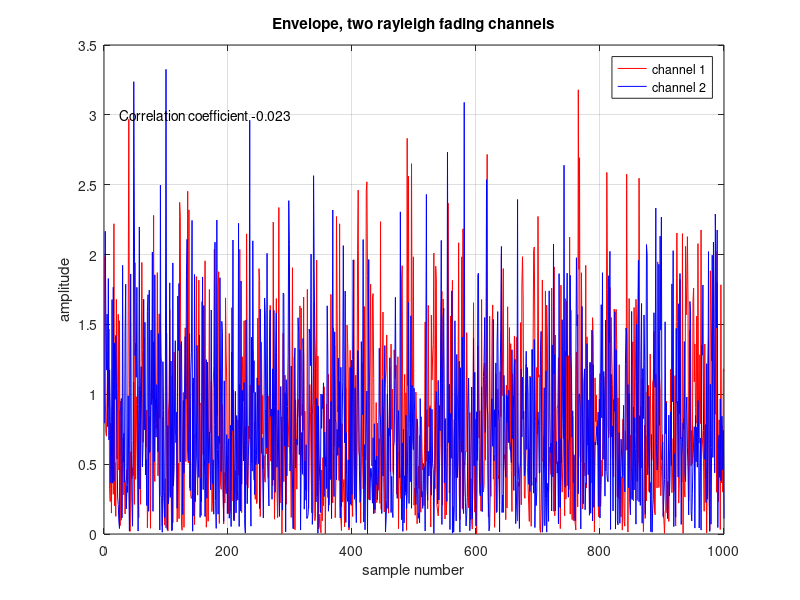
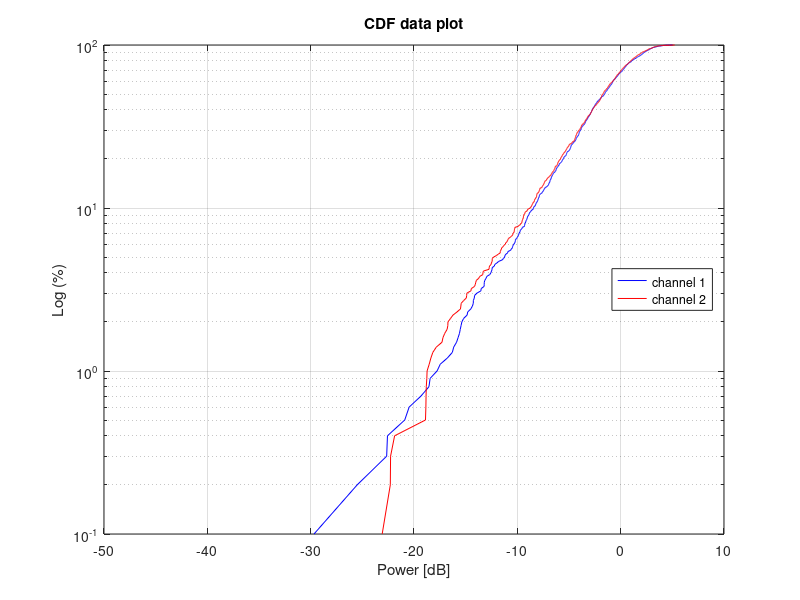
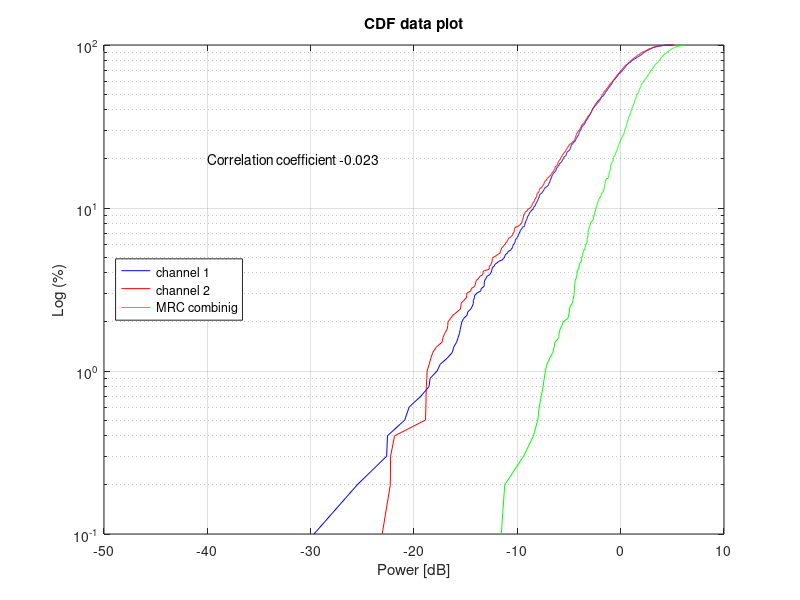

The MATLAB source for these figures, in order:
% MM2 excercise 2 a,b
clear all
close all

% excercise 1.2 a
N = 1000;
% correlated channels             
p = 0               % correlation coeffiecient

x = randn(1,N);     % random channel 1 (in-phase part)
y = randn(1,N);     % random channel 2 (in-phase part)
x1 = rand(1,N);     % random channel 1 (quadrature)
y1 = rand(1,N);     % random channel 2 (quadrature)

a = x;      
a1 = x1;
for i = 1:N
    b(i) = (sqrt(1-p^2))*y(i)+p*x(i);   % channel 2, with correlation p to channel 1
    b1(i) = (sqrt(1-p^2))*y1(i)+p*x1(i);
end
u = a .* exp(-j*a1);
v = b .* exp(-j*b1);

% check correlation coefficient, can use both functions for same result,
% corrcoeff best for matrix coefficient
check_correlation = (corr((u'),(v')))          
abs(corrcoef(u,v))

corr_value = char(sprintf('Correlation coefficient %.3f',check_correlation));

figure()  % envelope of channels
plot(abs(u),'color','r'); hold on; grid on;
plot(abs(v),'color','b');
text(25,3,corr_value);
title('Envelope, two rayleigh fading channels');
xlabel('sample number');
ylabel('amplitude');
legend('channel 1','channel 2')


% Make the CDF plot of the two channels
u_db = 10*log10(abs(u));    % convert to dB
v_db = 10*log10(abs(v));
H1 = sort(u_db);            % sort for CDF
H2 = sort(v_db);

figure()
Percent_Axis = linspace (0 ,100 , N);
semilogy(H1,Percent_Axis,'b'); hold on; grid on;
semilogy(H2,Percent_Axis,'r');
xlabel('Power [dB]')
ylabel('Log (%)')
title('CDF data plot')
legend('channel 1','channel 2','Location','East')


% excercise 1.2 b

%H = [u(1,1), v(1,1)];

% Maximum Ratio Combining
% Summing the power of the two signals, we assume a constant noise floor,
% so the noise can and is placed outside the sum.
% we are summing powers because the weights are  r*/N , and since N are the
% same for both signals, we end up summing the power of H1 and H2.
Max_ratio = (abs(u))+(abs(v));
Max_ratio_dB = 10*log10(Max_ratio);
Max_ratio_sort = sort(Max_ratio_dB);


figure()
Percent_Axis = linspace (0 ,100 , N);
semilogy(H1,Percent_Axis,'b'); hold on; grid on;
semilogy(H2,Percent_Axis,'r');
semilogy(Max_ratio_sort,Percent_Axis,'g');
text(-40,20,corr_value);
xlabel('Power [dB]')
ylabel('Log (%)')
title('CDF data plot')
legend('channel 1','channel 2','MRC combinig','Location','West')

